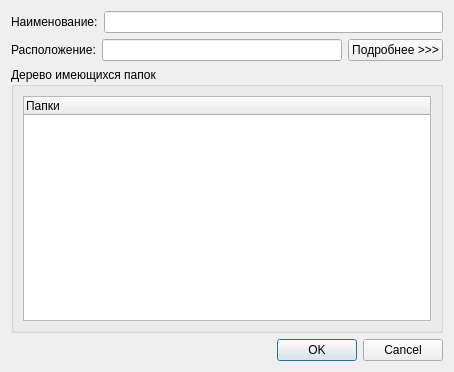
<?xml version="1.0" encoding="UTF-8"?>
<ui version="4.0">
 <class>editFolderDialog</class>
 <widget class="QDialog" name="editFolderDialog">
  <property name="windowModality">
   <enum>Qt::WindowModal</enum>
  </property>
  <property name="geometry">
   <rect>
    <x>0</x>
    <y>0</y>
    <width>454</width>
    <height>372</height>
   </rect>
  </property>
  <property name="windowTitle">
   <string>Редактирование папки</string>
  </property>
  <layout class="QVBoxLayout" name="verticalLayout_3">
   <item>
    <layout class="QVBoxLayout" name="verticalLayout_2">
     <item>
      <layout class="QHBoxLayout" name="horizontalLayout">
       <item>
        <widget class="QLabel" name="label">
         <property name="text">
          <string>Наименование:</string>
         </property>
        </widget>
       </item>
       <item>
        <widget class="QLineEdit" name="lineEditFolderName"/>
       </item>
      </layout>
     </item>
     <item>
      <layout class="QHBoxLayout" name="horizontalLayout_2">
       <item>
        <widget class="QLabel" name="label_2">
         <property name="text">
          <string>Расположение:</string>
         </property>
        </widget>
       </item>
       <item>
        <widget class="QLineEdit" name="lineEditParent">
         <property name="readOnly">
          <bool>true</bool>
         </property>
        </widget>
       </item>
       <item>
        <widget class="QPushButton" name="pushButtonMore">
         <property name="text">
          <string>Подробнее &gt;&gt;&gt;</string>
         </property>
         <property name="checkable">
          <bool>true</bool>
         </property>
        </widget>
       </item>
      </layout>
     </item>
    </layout>
   </item>
   <item>
    <widget class="QGroupBox" name="groupBox">
     <property name="title">
      <string>Дерево имеющихся папок</string>
     </property>
     <layout class="QVBoxLayout" name="verticalLayout">
      <item>
       <widget class="QTreeWidget" name="treeWidget">
        <property name="columnCount">
         <number>1</number>
        </property>
        <column>
         <property name="text">
          <string>Папки</string>
         </property>
        </column>
       </widget>
      </item>
     </layout>
    </widget>
   </item>
   <item>
    <widget class="QDialogButtonBox" name="buttonBox">
     <property name="orientation">
      <enum>Qt::Horizontal</enum>
     </property>
     <property name="standardButtons">
      <set>QDialogButtonBox::Cancel|QDialogButtonBox::Ok</set>
     </property>
    </widget>
   </item>
  </layout>
 </widget>
 <resources/>
 <connections>
  <connection>
   <sender>buttonBox</sender>
   <signal>rejected()</signal>
   <receiver>editFolderDialog</receiver>
   <slot>reject()</slot>
   <hints>
    <hint type="sourcelabel">
     <x>444</x>
     <y>360</y>
    </hint>
    <hint type="destinationlabel">
     <x>286</x>
     <y>274</y>
    </hint>
   </hints>
  </connection>
  <connection>
   <sender>pushButtonMore</sender>
   <signal>toggled(bool)</signal>
   <receiver>groupBox</receiver>
   <slot>setVisible(bool)</slot>
   <hints>
    <hint type="sourcelabel">
     <x>442</x>
     <y>68</y>
    </hint>
    <hint type="destinationlabel">
     <x>332</x>
     <y>93</y>
    </hint>
   </hints>
  </connection>
 </connections>
</ui>
